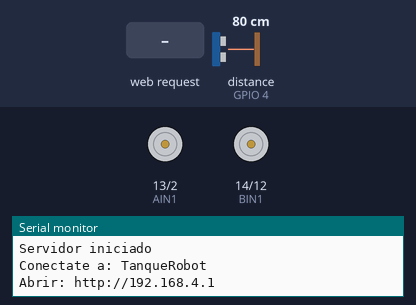
Bench run of a sketch on a simulated ESP8266 (NodeMCU). On the bench: motor-driver pin pairs drawn as motors (green arrow = first pin HIGH = forward, orange = second pin HIGH = backward, longer = more drive), the last lines printed to the serial monitor. The test bench sets the inputs (shaded band); at power-on: distance to the obstacle (sensor on GPIO 4) 80 cm. The echo pulse lasts 58.3 µs per cm.

Above: at 2.2 s.
2.3 s: HTTP request GET /AUTO received
At 3.5 s:
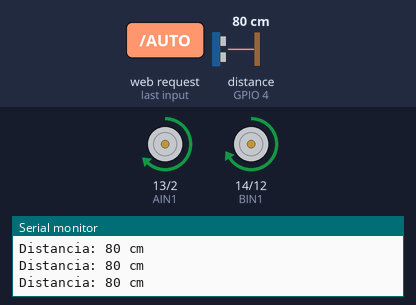
3.8 s: distance to the obstacle (sensor on GPIO 4) set to 17 cm
5.3 s: distance to the obstacle (sensor on GPIO 4) set to 14 cm
At 5.65 s:
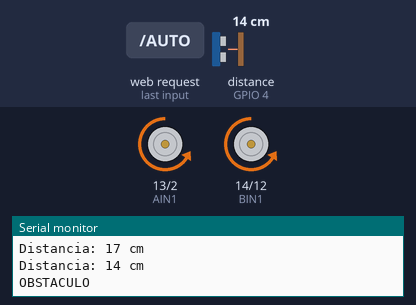
At 6.3 s:
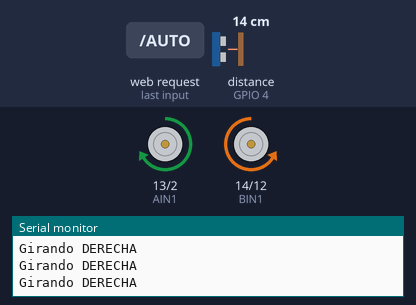
8.3 s: HTTP request GET /velocidad received
At 8.7 s:
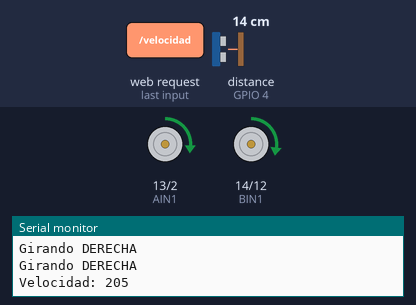
11.3 s: HTTP request GET /velocidad?x=120&y=120&v=120 received
14.3 s: HTTP request GET /joy?x=120&y=120&v=120 received
Timing chart, 0 to 17.3 s (numbered marks = the images above; inputs shaded):
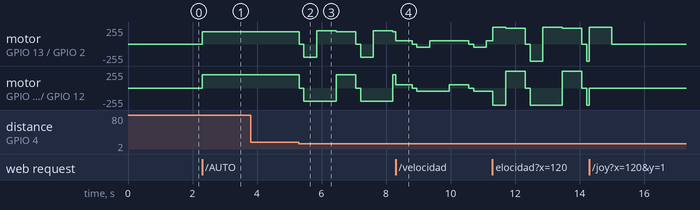

The sketch:

TanqueRobot.ino
```cpp
#include <ESP8266WiFi.h>
#include <ESP8266WebServer.h>

ESP8266WebServer server(80);

// ======================================================
// PINES
// ======================================================

// DRV8833
#define AIN1 13
#define AIN2 2
#define BIN1 14
#define BIN2 12

// HC-SR04
#define TRIG 5
#define ECHO 4

// ======================================================
// CONFIGURACION
// ======================================================

// Velocidad máxima de los motores (0 - 1023)
int velocidad = 800;

// Corrección para que avance derecho
const float CORRECCION_IZQ = 0.92;
const float CORRECCION_DER = 1.00;

// Modo de funcionamiento
bool modoAuto = false;

// Última distancia válida
long distanciaActual = -1;

// Failsafe para control manual
unsigned long ultimoComando = 0;
const unsigned long TIMEOUT_CONTROL = 700;

// Medición del ultrasónico
unsigned long ultimaMedicion = 0;
const unsigned long INTERVALO_SENSOR = 120;

// Distancia para detectar obstáculo
const int DISTANCIA_MINIMA = 15;

// ======================================================
// ESTADOS DEL MODO AUTOMATICO
// ======================================================

enum EstadoAuto {
  AUTO_AVANZANDO,
  AUTO_FRENANDO,
  AUTO_RETROCEDIENDO,
  AUTO_GIRANDO,
  AUTO_ESCAPANDO
};

EstadoAuto estadoAuto = AUTO_AVANZANDO;

unsigned long inicioEstado = 0;

// ======================================================
// MOTORES
// ======================================================

void motorA(int vel) {

  vel = constrain(vel, -1023, 1023);

  if (vel > 0) {
    analogWrite(AIN1, vel);
    analogWrite(AIN2, 0);
  } else if (vel < 0) {
    analogWrite(AIN1, 0);
    analogWrite(AIN2, -vel);
  } else {
    analogWrite(AIN1, 0);
    analogWrite(AIN2, 0);
  }
}

void motorB(int vel) {
  vel = constrain(vel, -1023, 1023);
  if (vel > 0) {
    analogWrite(BIN1, vel);
    analogWrite(BIN2, 0);
  } else if (vel < 0) {
    analogWrite(BIN1, 0);
    analogWrite(BIN2, -vel);
  } else {
    analogWrite(BIN1, 0);
    analogWrite(BIN2, 0);
  }
}

void mover(int izquierda, int derecha) {
  motorA(izquierda);
  motorB(derecha);
}

void adelante() {
  int velIzq = velocidad * CORRECCION_IZQ;
  int velDer = velocidad * CORRECCION_DER;

  mover(velIzq, velDer);
}

void atras() {
  mover(-velocidad, -velocidad);
}

void izquierda() {
  mover(-velocidad, velocidad);
}

void derecha() {
  mover(velocidad, -velocidad);
}

void detener() {
  mover(0, 0);
}

// ======================================================
// SENSOR ULTRASONICO
// ======================================================

long medirDistancia() {


  digitalWrite(TRIG, LOW);
  delayMicroseconds(2);
  digitalWrite(TRIG, HIGH);
  delayMicroseconds(10);
  digitalWrite(TRIG, LOW);

  unsigned long duracion = pulseIn(ECHO, HIGH, 25000);

  // Sin eco
  if (duracion == 0) {
    return -1;
  }

  long distancia = duracion / 58;

  // Filtramos lecturas absurdas
  if (distancia < 2 || distancia > 400) {
    return -1;
  }
  return distancia;
}

// ======================================================
// MODO AUTOMATICO
// ======================================================

void modoAutonomo() {

  unsigned long ahora = millis();

  switch (estadoAuto) {

    // ==========================================
    // AVANZAR NORMALMENTE
    // ==========================================
    case AUTO_AVANZANDO:

      adelante();

      if (ahora - ultimaMedicion >= INTERVALO_SENSOR) {

        ultimaMedicion = ahora;
        distanciaActual = medirDistancia();

        Serial.print("Distancia: ");
        Serial.print(distanciaActual);
        Serial.println(" cm");

        if (distanciaActual > 0 &&
            distanciaActual <= DISTANCIA_MINIMA) {

          detener();

          Serial.println("OBSTACULO");

          estadoAuto = AUTO_FRENANDO;
          inicioEstado = ahora;
        }
      }

      break;


    // ==========================================
    // FRENAR
    // ==========================================
    case AUTO_FRENANDO:

      detener();

      if (ahora - inicioEstado >= 150) {

        estadoAuto = AUTO_RETROCEDIENDO;
        inicioEstado = ahora;
      }

      break;


    // ==========================================
    // RETROCEDER
    // ==========================================
    case AUTO_RETROCEDIENDO:

      atras();

      if (ahora - inicioEstado >= 400) {

        detener();

        estadoAuto = AUTO_GIRANDO;
        inicioEstado = ahora;
      }

      break;


    // ==========================================
    // GIRAR
    // ==========================================
    case AUTO_GIRANDO:

      Serial.println("Girando DERECHA");
      derecha();

      if (ahora - inicioEstado >= 600) {
        detener();
        estadoAuto = AUTO_ESCAPANDO;
        inicioEstado = ahora;
      }

      break;

    // ==========================================
    // ALEJARSE DEL OBSTACULO
    // ==========================================
    case AUTO_ESCAPANDO:

      adelante();

      // Avanza durante un tiempo sin comprobar
      // inmediatamente el mismo obstáculo
      if (ahora - inicioEstado >= 600) {

        estadoAuto = AUTO_AVANZANDO;

        // Fuerza una nueva medición
        ultimaMedicion = 0;
        inicioEstado = ahora;
      }

      break;
  }
}

// ======================================================
// PAGINA WEB
// ======================================================

void pagina() {

  String html = R"rawliteral(

<!DOCTYPE html>
<html>
<head>
  <meta charset="UTF-8">
  <meta name="viewport"
  content="width=device-width, initial-scale=1, user-scalable=no">

  <title>Tanque Robot</title>

<style>
* {
  box-sizing: border-box;
  -webkit-user-select: none;
  user-select: none;
}

body {
  margin: 0;
  background: #101114;
  color: white;
  font-family: Arial, sans-serif;
  text-align: center;
}

.container {
  max-width: 500px;
  margin: auto;
  padding: 20px;
}

h1 {
  font-size: 27px;
  margin-bottom: 5px;
}

.subtitulo {
  color: #888;
  margin-bottom: 20px;
}

/* ============================
   PANEL INFORMACION
   ============================ */

.panel {
  background: #1c1e23;
  border-radius: 18px;
  padding: 15px;
  margin-bottom: 20px;
}

.info {
  display: flex;
  justify-content: space-around;
}

.valor {
  font-size: 24px;
  font-weight: bold;
}

.etiqueta {
  font-size: 12px;
  color: #888;
  margin-top: 5px;
}

#estado {
  color: #4CAF50;
}

/* ============================
   JOYSTICK
   ============================ */

.joystick-container {
  margin: 25px auto;
  width: 240px;
  height: 240px;
  position: relative;
}

#joystick {
  width: 220px;
  height: 220px;
  position: absolute;
  left: 10px;
  top: 10px;
  border-radius: 50%;
  background:
    radial-gradient(
      circle,
      #282b31 0%,
      #1b1d21 70%
    );
  border: 3px solid #333;
  touch-action: none;
}

#stick {
  width: 75px;
  height: 75px;
  background: #4CAF50;
  border-radius: 50%;
  position: absolute;
  left: 72px;
  top: 72px;
  box-shadow:
    0 0 20px rgba(76,175,80,.5);
  pointer-events: none;
}

/* ============================
   VELOCIDAD
   ============================ */

.sliderBox {
  background: #1c1e23;
  border-radius: 18px;
  padding: 15px;
  margin-top: 15px;
}

input[type=range] {
  width: 90%;
  margin-top: 15px;
}

/* ============================
   BOTONES
   ============================ */

.botones {
  display: flex;
  gap: 10px;
  margin-top: 20px;
}

button {
  flex: 1;
  height: 55px;
  border: none;
  border-radius: 12px;
  font-size: 16px;
  font-weight: bold;
  color: white;
  background: #303238;
}

button:active {
  transform: scale(.96);
}

.auto {
  background: #1976D2;
}

.stop {
  width: 100%;
  margin-top: 12px;
  background: #D32F2F;
}

.activo {
  outline: 3px solid white;
}

</style>

</head>

<body>

<div class="container">

<h1>🤖 TANQUE ROBOT</h1>

<div class="subtitulo">
ESP8266 CONTROL
</div>

<!-- INFORMACION -->

<div class="panel">

<div class="info">

<div>

<div class="valor" id="distancia">
-- cm
</div>

<div class="etiqueta">
DISTANCIA
</div>
</div>
<div>

<div class="valor" id="modo">
MANUAL
</div>

<div class="etiqueta">
MODO
</div>

</div>

<div>
<div class="valor" id="estado">
●
</div>

<div class="etiqueta">
CONEXIÓN
</div>
</div>
</div>
</div>

<!-- JOYSTICK -->

<div class="joystick-container">
<div id="joystick">
<div id="stick"></div>
</div>
</div>

<!-- VELOCIDAD -->

<div class="sliderBox">

<div>
Velocidad:
<strong>
<span id="velocidadTexto">78</span>%
</strong>
</div>

<input
type="range"
id="velocidad"
min="20"
max="100"
value="78">

</div>

<!-- MODOS -->

<div class="botones">

<button
  id="btnManual"
  class="activo"
  onclick="manual()">
  MANUAL
</button>

<button
id="btnAuto"
class="auto"
onclick="autoMode()">
AUTO
</button>

</div>

<button
class="stop"
onclick="stopRobot()">
⛔ STOP
</button>

</div>

<script>

// ======================================================
// VARIABLES JOYSTICK
// ======================================================

const joystick =
document.getElementById("joystick");

const stick =
document.getElementById("stick");

let activo = false;

let joyX = 0;
let joyY = 0;

let ultimoEnvio = 0;

// ======================================================
// JOYSTICK
// ======================================================

function moverJoystick(clientX, clientY) {

  const rect =
  joystick.getBoundingClientRect();

  const centroX =
  rect.left + rect.width / 2;

  const centroY =
  rect.top + rect.height / 2;

  let dx =
  clientX - centroX;

  let dy =
  clientY - centroY;

  const radio =
  72;

  const distancia =
  Math.sqrt(dx * dx + dy * dy);

  if (distancia > radio) {

    dx =
    dx / distancia * radio;

    dy =
    dy / distancia * radio;
  }

  stick.style.transform =
  `translate(${dx}px, ${dy}px)`;

  joyX =
  Math.round(dx / radio * 100);

  joyY =
  Math.round(-dy / radio * 100);

  enviarJoystick();
}

function enviarJoystick() {

  const ahora = Date.now();

  // Limitamos cantidad de peticiones
  if (ahora - ultimoEnvio < 60) {
    return;
  }

  ultimoEnvio = ahora;

  fetch(
    `/joy?x=${joyX}&y=${joyY}`,
    {cache:"no-store"}
  ).catch(()=>{});
}

// ======================================================
// TOUCH
// ======================================================

joystick.addEventListener(
"touchstart",
function(e) {
  activo = true;
  const t = e.touches[0];
  moverJoystick(
    t.clientX,
    t.clientY
  );

  e.preventDefault();

},
{passive:false});

joystick.addEventListener(
"touchmove",
function(e) {
  if (!activo) return;
  const t = e.touches[0];
  moverJoystick(
    t.clientX,
    t.clientY
  );
  e.preventDefault();
},
{passive:false});

joystick.addEventListener(
"touchend",
function(e) {
  activo = false;
  centrarJoystick();
  e.preventDefault();
},
{passive:false});

// ======================================================
// MOUSE
// ======================================================

joystick.addEventListener(
"mousedown",
function(e) {

  activo = true;

  moverJoystick(
    e.clientX,
    e.clientY
  );
});

document.addEventListener(
"mousemove",
function(e) {

  if (!activo) return;

  moverJoystick(
    e.clientX,
    e.clientY
  );
});

document.addEventListener(
"mouseup",
function() {
  if (activo) {
    activo = false;
    centrarJoystick();
  }
});

// ======================================================
// CENTRAR
// ======================================================

function centrarJoystick() {

  joyX = 0;
  joyY = 0;

  stick.style.transform =
  "translate(0px,0px)";

  fetch(
    "/stop",
    {cache:"no-store"}
  ).catch(()=>{});
}

// ======================================================
// VELOCIDAD
// ======================================================

const slider =
document.getElementById("velocidad");

slider.addEventListener(
"input",
function() {

  document.getElementById(
    "velocidadTexto"
  ).innerText = this.value;

  fetch(
    "/velocidad?v=" + this.value,
    {cache:"no-store"}
  ).catch(()=>{});
});

// ======================================================
// MODOS
// ======================================================

function manual() {
  fetch(
    "/MANUAL",
    {cache:"no-store"}
  );

  document.getElementById(
    "modo"
  ).innerText = "MANUAL";

  document.getElementById(
    "btnManual"
  ).classList.add("activo");

  document.getElementById(
    "btnAuto"
  ).classList.remove("activo");
}

function autoMode() {
  fetch(
    "/AUTO",
    {cache:"no-store"}
  );

  document.getElementById(
    "modo"
  ).innerText = "AUTO";

  document.getElementById(
    "btnAuto"
  ).classList.add("activo");

  document.getElementById(
    "btnManual"
  ).classList.remove("activo");
}

function stopRobot() {
  fetch(
    "/stop",
    {cache:"no-store"}
  );
  manual();
  centrarJoystick();
}

// ======================================================
// DISTANCIA
// ======================================================

function actualizarDistancia() {

  fetch(
    "/distancia",
    {cache:"no-store"}
  )

  .then(response => response.text())

  .then(data => {

    let d = parseInt(data);

    if (d > 0) {

      document.getElementById(
        "distancia"
      ).innerText = d + " cm";

    } else {

      document.getElementById(
        "distancia"
      ).innerText = "-- cm";
    }

    document.getElementById(
      "estado"
    ).style.color = "#4CAF50";

  })

  .catch(() => {

    document.getElementById(
      "estado"
    ).style.color = "#D32F2F";
  });
}

setInterval(
  actualizarDistancia,
  500
);

</script>

</body>
</html>

)rawliteral";

  server.send(200, "text/html", html);
}

// ======================================================
// SETUP
// ======================================================

void setup() {
  Serial.begin(115200);
  delay(1000);
  Serial.println();
  Serial.println("Iniciando Tanque Robot...");

  // ----------------------------------------------------
  // Motores
  // ----------------------------------------------------
  pinMode(AIN1, OUTPUT);
  pinMode(AIN2, OUTPUT);
  pinMode(BIN1, OUTPUT);
  pinMode(BIN2, OUTPUT);
  analogWriteRange(1023);
  detener();

  // ----------------------------------------------------
  // Sensor
  // ----------------------------------------------------
  pinMode(TRIG, OUTPUT);
  pinMode(ECHO, INPUT);
  digitalWrite(TRIG, LOW);

  // ----------------------------------------------------
  // WiFi
  // ----------------------------------------------------
  WiFi.mode(WIFI_AP);
  WiFi.softAP(
    "TanqueRobot",
    "12345678"
  );

  Serial.println();
  Serial.println("WiFi creado");
  Serial.print("IP: ");
  Serial.println(WiFi.softAPIP());

  // ----------------------------------------------------
  // PAGINA
  // ----------------------------------------------------

  server.on("/", pagina);

  // ----------------------------------------------------
  // CONTROL MANUAL
  // ----------------------------------------------------

  server.on("/joy", []() {

    modoAuto = false;

    int x =
    constrain(
      server.arg("x").toInt(),
      -100,
      100
    );

    int y =
    constrain(
      server.arg("y").toInt(),
      -100,
      100
    );

    // Zona muerta
    const int zonaMuerta = 8;

    if (abs(x) < zonaMuerta)
      x = 0;

    if (abs(y) < zonaMuerta)
      y = 0;

    // Mezcla diferencial
    int motorIzq = y + x;
    int motorDer = y - x;
    motorIzq = constrain(motorIzq, -100, 100);
    motorDer = constrain(motorDer, -100, 100);
    motorIzq = map(motorIzq, -100, 100, -velocidad, velocidad);
    motorDer = map(motorDer, -100, 100, -velocidad, velocidad);
    mover(motorIzq, motorDer);
    ultimoComando = millis();
    server.send(200, "text/plain", "OK");
  });

  // ----------------------------------------------------
  // STOP
  // ----------------------------------------------------

  server.on("/stop", []() {
    modoAuto = false;
    detener();
    ultimoComando = millis();
    server.send(200, "text/plain", "STOP");
  });

  // ----------------------------------------------------
  // AUTO
  // ----------------------------------------------------

  server.on("/AUTO", []() {
    detener();
    modoAuto = true;
    estadoAuto = AUTO_AVANZANDO;
    inicioEstado = millis();
    server.send(200, "text/plain", "AUTO");
  });

  // ----------------------------------------------------
  // MANUAL
  // ----------------------------------------------------

  server.on("/MANUAL", []() {
    modoAuto = false;
    detener();
    ultimoComando = millis();
    server.send(200, "text/plain", "MANUAL");
  });

  // ----------------------------------------------------
  // VELOCIDAD
  // ----------------------------------------------------

  server.on("/velocidad", []() {
    int porcentaje = constrain(server.arg("v").toInt(), 20, 100);
    velocidad = map(porcentaje, 0, 100, 0, 1023);
    Serial.print("Velocidad: ");
    Serial.println(velocidad);
    server.send(200, "text/plain", String(velocidad));
  });

  // ----------------------------------------------------
  // DISTANCIA
  // ----------------------------------------------------

  server.on("/distancia", []() {
    long d =
    medirDistancia();
    if (d > 0) {
      distanciaActual = d;
    }

    server.send(
      200,
      "text/plain",
      String(d)
    );
  });

  // ----------------------------------------------------

  server.begin();

  ultimoComando =
  millis();

  Serial.println("Servidor iniciado");
  Serial.println("Conectate a: TanqueRobot");
  Serial.println("Abrir: http://192.168.4.1");
}

// ======================================================
// LOOP
// ======================================================

void loop() {

  server.handleClient();

  if (modoAuto) {
    modoAutonomo();
  } else {
    // Failsafe
    if (millis() - ultimoComando > TIMEOUT_CONTROL) {
      detener();
    }
  }
  yield();
}
```

Measured:
- the behaviour switches between 16 and 15 cm on distance to the obstacle (sensor on GPIO 4) (found by bisection; images 1 and 2)
- after the input at 2.3 s, motor on GPIO 13 (AIN1) / GPIO 2 (AIN2): stopped → forward 183/255 at once; motor on GPIO 14 (BIN1) / GPIO 12 (BIN2): stopped → forward 199/255 at once
